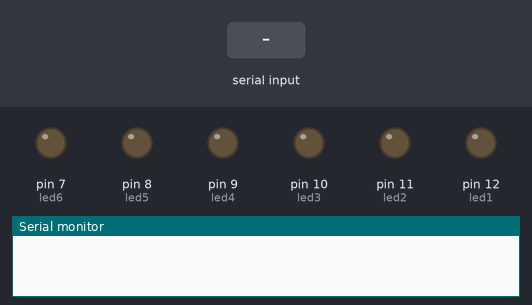
Recording of a sketch running on a simulated Arduino Uno, built with avr-gcc and run on an emulated ATmega328P. On the bench: output pins drawn as LEDs (lit = HIGH), the last lines printed to the serial monitor. The test bench sets the inputs (shaded band).

Above: at 1.2 s.
1.3 s: "1H" received over Serial
At 2.7 s:
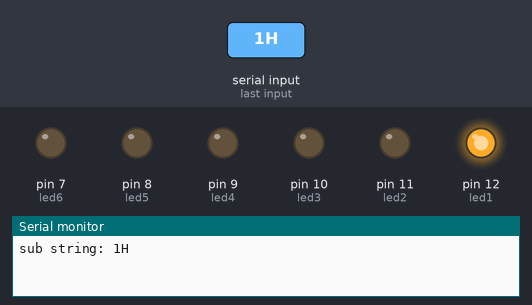
3.8 s: "2H" received over Serial
At 5.8 s:
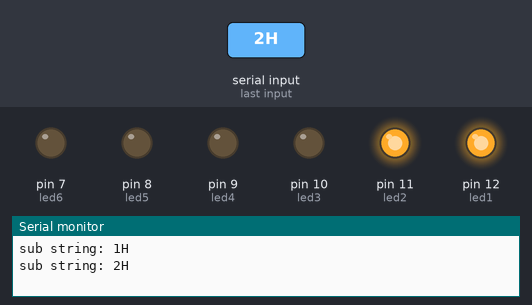
6.3 s: "1L" received over Serial
At 7.6 s:
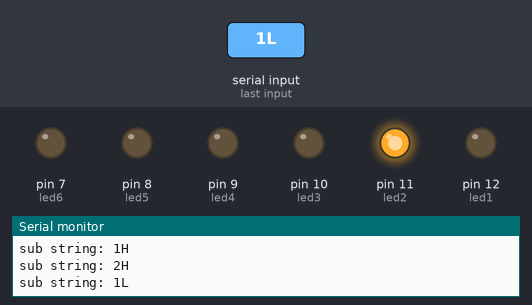
8.8 s: "3H" received over Serial
At 10.8 s:
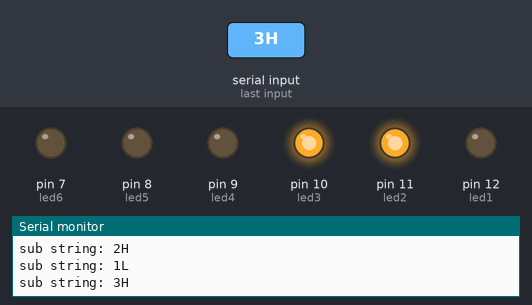
11.3 s: "4H" received over Serial
At 12.6 s:
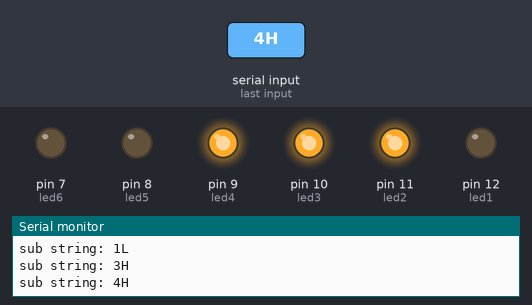
13.8 s: "5H" received over Serial
At 15.8 s:
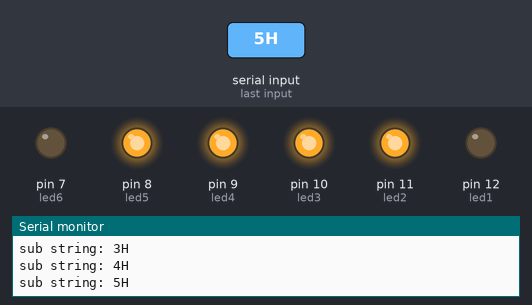
Timing chart, 0 to 17.3 s (numbered marks = the images above; inputs shaded):
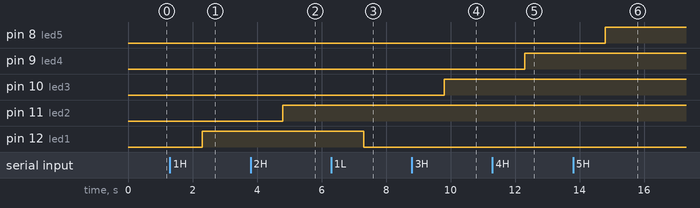

The sketch:

arduino01.ino
```cpp
int led1 = 12;      //Initialize led pins.
int led2 = 11;
int led3 = 10;
int led4 = 9;
int led5 = 8;
int led6 = 7;

String fullStr, subStr;   // for receiving data.

void setup()
{

  pinMode(led1,OUTPUT);
  pinMode(led2,OUTPUT);
  pinMode(led3,OUTPUT);
  pinMode(led4,OUTPUT);
  pinMode(led5,OUTPUT);
  pinMode(led6,OUTPUT);

  Serial.begin(9600);

}

void loop()
{

  if(Serial.available())
  {

    fullStr = Serial.readString();

    while((fullStr.length() >= 2))                // If received more than one command.
    {
        subStr = fullStr.substring(0,2);          // get only the 1st 2 characters(Eg: "1H").
        Serial.println("sub string: "+subStr);
        ledControl(subStr);                       // call ledControl function with current command.
        fullStr.remove(0,2);                      // remove 1st 2 characters from the full string.

    }


  }

}


void ledControl(String str)
{

  if(str.equals("1H"))
  {
    digitalWrite(led1,HIGH);
  }
  else if(str.equals("2H"))
  {
    digitalWrite(led2,HIGH);
  }
  else if(str.equals("3H"))
  {
    digitalWrite(led3,HIGH);
  }
    else if(str.equals("4H"))
  {
    digitalWrite(led4,HIGH);
  }
  else if(str.equals("5H"))
  {
    digitalWrite(led5,HIGH);
  }
    else if(str.equals("6H"))
  {
    digitalWrite(led6,HIGH);
  }

  else if(str.equals("1L"))
  {
    digitalWrite(led1,LOW);
  }
  else if(str.equals("2L"))
  {
    digitalWrite(led2,LOW);
  }
  else if(str.equals("3L"))
  {
    digitalWrite(led3,LOW);
  }
    else if(str.equals("4L"))
  {
    digitalWrite(led4,LOW);
  }
  else if(str.equals("5L"))
  {
    digitalWrite(led5,LOW);
  }
    else if(str.equals("6L"))
  {
    digitalWrite(led6,LOW);
  }

  delay(10);

}
```

Measured:
- after the input at 1.3 s, pin 12 (led1): LOW → HIGH after 1.0 s
- after the input at 3.8 s, pin 11 (led2): LOW → HIGH after 1.0 s
- after the input at 6.3 s, pin 12 (led1): HIGH → LOW after 1.0 s
- after the input at 8.8 s, pin 10 (led3): LOW → HIGH after 1.0 s
- after the input at 11.3 s, pin 9 (led4): LOW → HIGH after 1.0 s
- after the input at 13.8 s, pin 8 (led5): LOW → HIGH after 1.0 s
